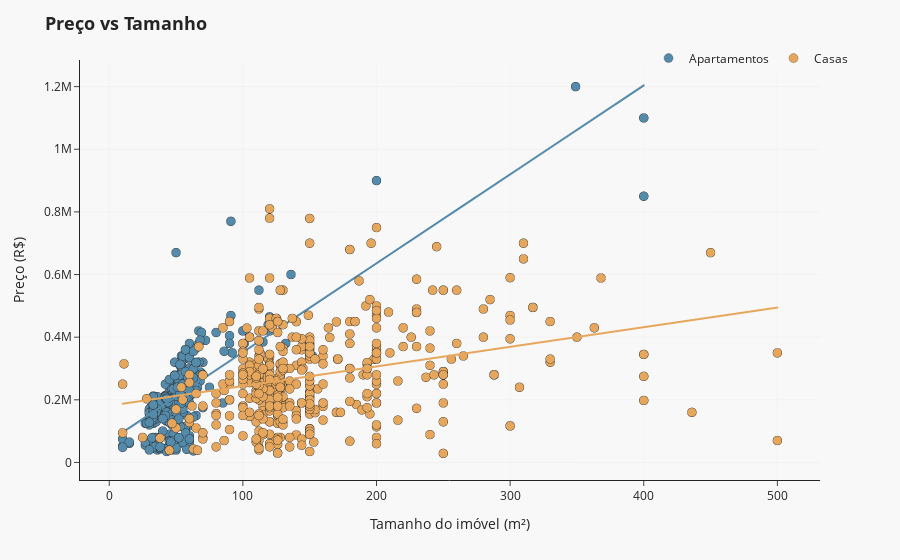

Notebook code for this chart:
### Code cell
title = '<b>Preço vs Tamanho</b>'

fig = px.scatter(df, x = 'house_size', y = 'house_price', color = 'house_category', trendline = 'ols',
                labels = {'house_category': ""}, color_discrete_sequence=['#548aaa', '#E6A65C'])

fig['layout']['xaxis']['title'] = 'Property size (m²)'
fig['layout']['yaxis']['title'] = 'Price (R$)'

fig.update_layout(
    title = title,
    titlefont = {'size': 18},
    template = 'simple_white',
    paper_bgcolor = '#f8f8f8',
    plot_bgcolor = '#f8f8f8',
    legend=dict(
            orientation="h",
            yanchor="bottom",
            y=0.97,
            xanchor="right",
            x=1.044)
)

fig.update_traces(marker_line_width=.3, marker_size = 9, marker_line_color = '#282828')

fig.update_xaxes(
    showgrid = True,
    gridcolor = '#f0f0f0',
    gridwidth = .4
)

fig.update_yaxes(
    showgrid = True,
    gridcolor = '#e9e9e9',
    gridwidth = .4
)


fig['layout']['xaxis']['title'] = 'Tamanho do imóvel (m²)'
fig['layout']['yaxis']['title'] = 'Preço (R$)'

fig.show()

### Figure 1 — Plotly figure (JSON) as saved in the notebook; plotly's stock layout.template omitted (floating-point values rounded to 4 significant figures; data arrays with more than 128 entries replaced by an {"elided": "..."} marker saying what was removed)
{"data": [{"hovertemplate": "=Apartamentos<br>house_size=%{x}<br>house_price=%{y}<extra></extra>", "legendgroup": "Apartamentos", "marker": {"color": "#548aaa", "line": {"color": "#282828", "width": 0.3}, "size": 9, "symbol": "circle"}, "mode": "markers", "name": "Apartamentos", "showlegend": true, "type": "scattergl", "x": {"elided": "853 int values"}, "xaxis": "x", "y": {"elided": "853 int values"}, "yaxis": "y"}, {"hovertemplate": "<b>OLS trendline</b><br>house_price = 2839.83 * house_size + 67878.3<br>R<sup>2</sup>=0.598920<br><br>=Apartamentos<br>house_size=%{x}<br>house_price=%{y} <b>(trend)</b><extra></extra>", "legendgroup": "Apartamentos", "marker": {"color": "#548aaa", "line": {"color": "#282828", "width": 0.3}, "size": 9, "symbol": "circle"}, "mode": "lines", "name": "Apartamentos", "showlegend": false, "type": "scattergl", "x": {"elided": "853 int values"}, "xaxis": "x", "y": {"elided": "853 float values"}, "yaxis": "y"}, {"hovertemplate": "=Casas<br>house_size=%{x}<br>house_price=%{y}<extra></extra>", "legendgroup": "Casas", "marker": {"color": "#E6A65C", "line": {"color": "#282828", "width": 0.3}, "size": 9, "symbol": "circle"}, "mode": "markers", "name": "Casas", "showlegend": true, "type": "scattergl", "x": {"elided": "572 int values"}, "xaxis": "x", "y": {"elided": "572 int values"}, "yaxis": "y"}, {"hovertemplate": "<b>OLS trendline</b><br>house_price = 626.729 * house_size + 181174<br>R<sup>2</sup>=0.098591<br><br>=Casas<br>house_size=%{x}<br>house_price=%{y} <b>(trend)</b><extra></extra>", "legendgroup": "Casas", "marker": {"color": "#E6A65C", "line": {"color": "#282828", "width": 0.3}, "size": 9, "symbol": "circle"}, "mode": "lines", "name": "Casas", "showlegend": false, "type": "scattergl", "x": {"elided": "572 int values"}, "xaxis": "x", "y": {"elided": "572 float values"}, "yaxis": "y"}], "layout": {"legend": {"orientation": "h", "title": {"text": ""}, "tracegroupgap": 0, "x": 1.044, "xanchor": "right", "y": 0.97, "yanchor": "bottom"}, "margin": {"t": 60}, "paper_bgcolor": "#f8f8f8", "plot_bgcolor": "#f8f8f8", "title": {"font": {"size": 18}, "text": "<b>Preço vs Tamanho</b>"}, "xaxis": {"anchor": "y", "domain": [0, 1], "gridcolor": "#f0f0f0", "gridwidth": 0.4, "showgrid": true, "title": {"text": "Tamanho do imóvel (m²)"}}, "yaxis": {"anchor": "x", "domain": [0, 1], "gridcolor": "#e9e9e9", "gridwidth": 0.4, "showgrid": true, "title": {"text": "Preço (R$)"}}}}
